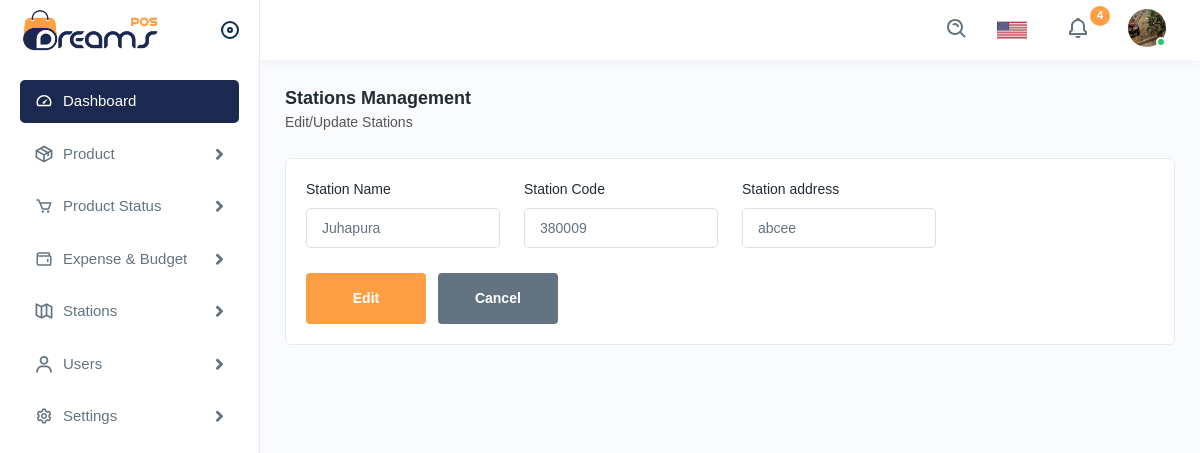
/editstation/1, run on an earlier commit of the app's database.
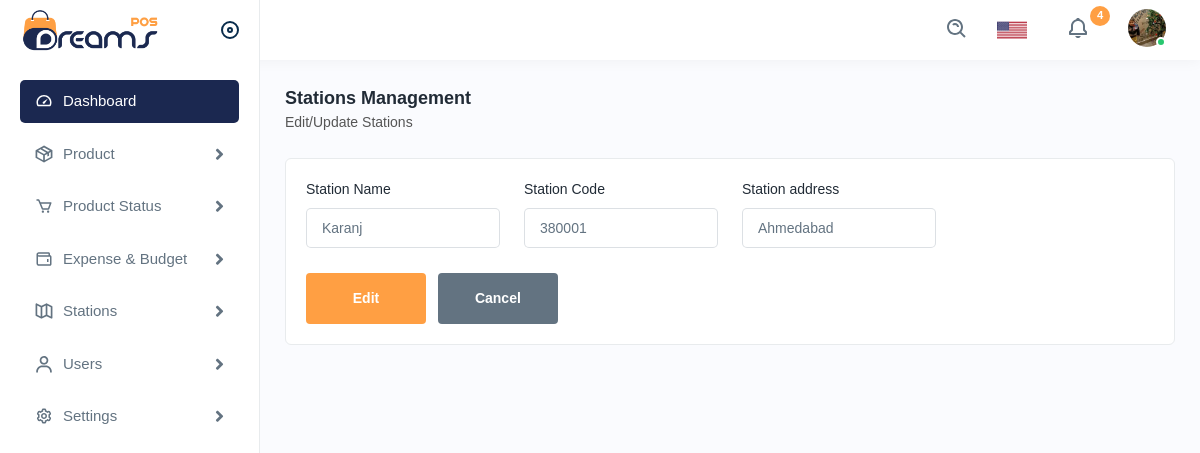
And on a later commit of the database.
### app/models.py (models this page shows, shortened)
class stationDetails(models.Model):
    station_id = models.IntegerField(primary_key=True)
    station_name = models.CharField(max_length=255)
    station_code = models.CharField(max_length=255)
    station_address = models.CharField(max_length=255)

### app/views.py (the view, shortened to what this page needs)
# urls.py: path('editstation/<int:id>',views.editstation, name='editstation'),
def editstation(request,id):
    station_id = stationDetails.objects.get(station_id=id)
    return render(request,'editstation.html',{'i': station_id})

### templates/editstation.html (shortened to what this page needs)
{% extends 'navbar.html' %}
{% load static %}
{% block body %}
<div class="main-wrapper">
    <div class="page-wrapper">
        <div class="content">
            <div class="page-header">
                <div class="page-title">
                    <h4>Stations Management</h4>
                    <h6>Edit/Update Stations</h6>
                </div>
            </div>
            <div class="card">
                <div class="card-body">
                    <form action="{% url 'editstation' i.station_id  %}" method="post">
                    <div class="row">
                        <div class="col-lg-3 col-sm-6 col-12">
                            <div class="form-group">
                                <label>Station Name</label>
                                <input type="text" name="station_name" value="{{i.station_name}}">
                            </div>
                        </div>
                        <div class="col-lg-3 col-sm-6 col-12">
                            <div class="form-group">
                                <label>Station Code</label>
                                <input type="text" name="station_code" value="{{i.station_code}}">
                            </div>
                        </div>
                        <div class="col-lg-3 col-sm-6 col-12">
                            <div class="form-group">
                                <label>Station address</label>
                                <input type="text" name="station_address" value="{{i.station_address}}">
                            </div>
                        </div>
                        <div class="col-lg-12">
                            <input type="submit" class="btn btn-submit me-2" data-dismiss="modal" value="Edit">
                            <a href="{% url 'stationlist' %}"><input type="submit" class="btn btn-cancel" value="Cancel"></a>
                        </div>
                    </div>
                </form>
                </div>
            </div>
        </div>
    </div>
</div>
{% endblock %}

What changed in the data, as far as the page shows it:
changed stationDetails: station_name "Juhapura" → "Karanj"; station_code "380009" → "380001"; station_address "abcee" → "Ahmedabad"
